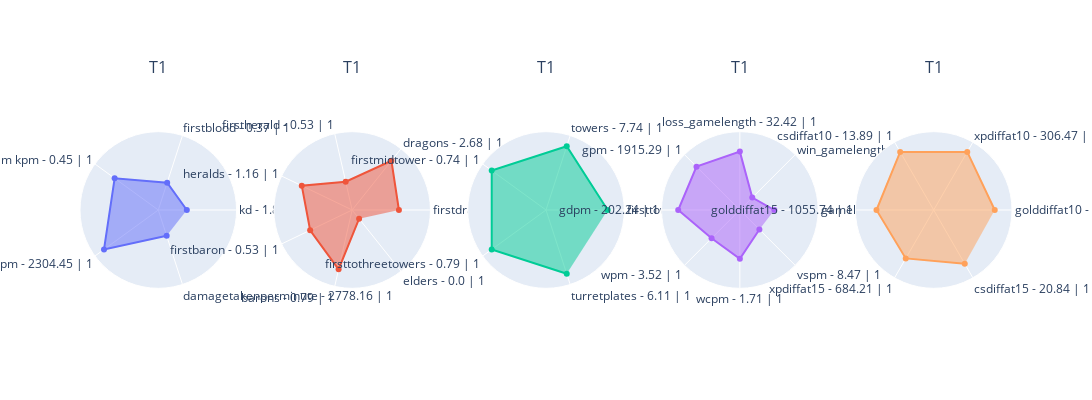

The code cell stored with this chart in its notebook:
### Code cell
origin_columns, columns = get_team_stats_columns()
target_team = "T1"
target_df = teams_stats.loc[[target_team]]

ROWS, COLUMNS = get_rows_columns(target_df, len(origin_columns))
min_value, max_value = 0, 1

fig = get_fig_subplots(target_df.index.values, ROWS, COLUMNS)
for i, team_name in enumerate(target_df.index):
    for j, (key, cols) in enumerate(columns.items()):
        df = target_df.loc[team_name, cols]
        theta_list = get_theta_list(target_df, team_name, origin_columns[key])

        fig.add_trace(
            go.Scatterpolar(r=df, theta=theta_list, fill="toself", name=team_name),
            row=i + 1,
            col=j + 1,
        )

fig.update_layout(
    height=400 * ROWS,
    width=550 * COLUMNS,
    showlegend=False,
    title=dict(y=1),
)
fig.update_annotations(yshift=20)
fig.update_polars(
    radialaxis=dict(range=[min_value - 0.2, max_value + 0.2], visible=False)
)
fig.show()

### Figure 1 — Plotly figure (JSON) as saved in the notebook; plotly's stock layout.template omitted (floating-point values rounded to 4 significant figures)
{"data": [{"fill": "toself", "name": "T1", "r": [0.3102, 0.3137, 0.7647, 1, 0.2857], "subplot": "polar", "theta": ["kd - 1.83 | 1", "firstblood - 0.37 | 1", "team kpm - 0.45 | 1", "dpm - 2304.45 | 1", "damagetakenperminute - 2778.16 | 1"], "type": "scatterpolar"}, {"fill": "toself", "name": "T1", "r": [0.6364, 0.9268, 0.32, 0.8, 0.6336, 0.8889, 0], "subplot": "polar2", "theta": ["firstdragon - 0.53 | 1", "dragons - 2.68 | 1", "firstherald - 0.53 | 1", "heralds - 1.16 | 1", "firstbaron - 0.53 | 1", "barons - 0.79 | 1", "elders - 0.0 | 1"], "type": "scatterpolar"}, {"fill": "toself", "name": "T1", "r": [0.9024, 1, 1, 1.0, 1.0], "subplot": "polar3", "theta": ["firsttower - 0.74 | 1", "towers - 7.74 | 1", "firstmidtower - 0.74 | 1", "firsttothreetowers - 0.79 | 1", "turretplates - 6.11 | 1"], "type": "scatterpolar"}, {"fill": "toself", "name": "T1", "r": [0.4175, 0.1139, 0.844, 0.8968, 0.9024, 0.5154, 0.6724, 0.294], "subplot": "polar4", "theta": ["gamelength - 30.36 | 1", "win_gamelength - 29.41 | 1", "loss_gamelength - 32.42 | 1", "gpm - 1915.29 | 1", "gdpm - 202.24 | 1", "wpm - 3.52 | 1", "wcpm - 1.71 | 1", "vspm - 8.47 | 1"], "type": "scatterpolar"}, {"fill": "toself", "name": "T1", "r": [0.8913, 1, 1, 0.8233, 0.7999, 0.9108], "subplot": "polar5", "theta": ["golddiffat10 - 388.42 | 1", "xpdiffat10 - 306.47 | 1", "csdiffat10 - 13.89 | 1", "golddiffat15 - 1055.74 | 1", "xpdiffat15 - 684.21 | 1", "csdiffat15 - 20.84 | 1"], "type": "scatterpolar"}], "layout": {"annotations": [{"font": {"size": 16}, "showarrow": false, "text": "T1", "x": 0.084, "xanchor": "center", "xref": "paper", "y": 1, "yanchor": "bottom", "yref": "paper", "yshift": 20}, {"font": {"size": 16}, "showarrow": false, "text": "T1", "x": 0.292, "xanchor": "center", "xref": "paper", "y": 1, "yanchor": "bottom", "yref": "paper", "yshift": 20}, {"font": {"size": 16}, "showarrow": false, "text": "T1", "x": 0.5, "xanchor": "center", "xref": "paper", "y": 1, "yanchor": "bottom", "yref": "paper", "yshift": 20}, {"font": {"size": 16}, "showarrow": false, "text": "T1", "x": 0.708, "xanchor": "center", "xref": "paper", "y": 1, "yanchor": "bottom", "yref": "paper", "yshift": 20}, {"font": {"size": 16}, "showarrow": false, "text": "T1", "x": 0.916, "xanchor": "center", "xref": "paper", "y": 1, "yanchor": "bottom", "yref": "paper", "yshift": 20}], "height": 400, "polar": {"domain": {"x": [0, 0.168], "y": [0, 1]}, "radialaxis": {"range": [-0.2, 1.2], "visible": false}}, "polar2": {"domain": {"x": [0.208, 0.376], "y": [0, 1]}, "radialaxis": {"range": [-0.2, 1.2], "visible": false}}, "polar3": {"domain": {"x": [0.416, 0.584], "y": [0, 1]}, "radialaxis": {"range": [-0.2, 1.2], "visible": false}}, "polar4": {"domain": {"x": [0.624, 0.792], "y": [0, 1]}, "radialaxis": {"range": [-0.2, 1.2], "visible": false}}, "polar5": {"domain": {"x": [0.832, 1], "y": [0, 1]}, "radialaxis": {"range": [-0.2, 1.2], "visible": false}}, "showlegend": false, "title": {"y": 1}, "width": 2750}}
